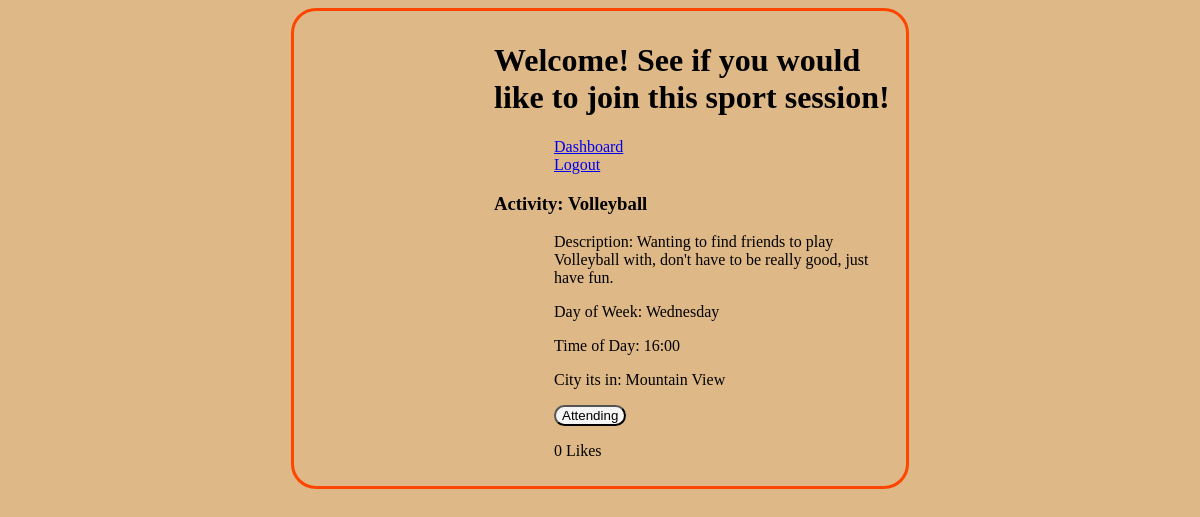
/sports/display/1 (signed in), run on an earlier commit of the app's database.
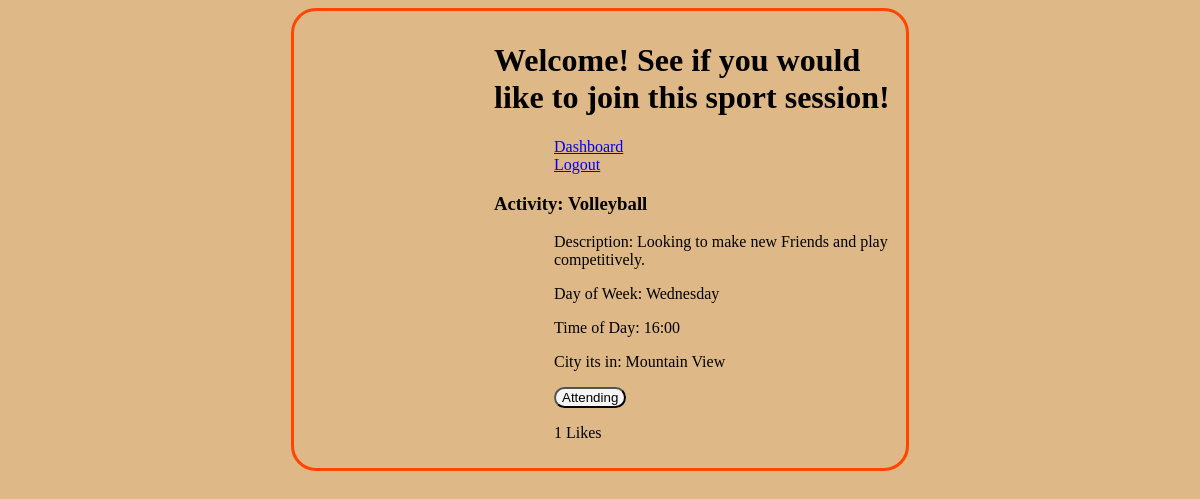
And on a later commit of the database.
### sportsPageApp/models.py (models this page shows)
class Sport(models.Model):
    sport_name = models.CharField(max_length=255)
    description = models.CharField(max_length=255)
    city = models.CharField(max_length=255)
    day_of_week = models.CharField(max_length=255)
    time = models.CharField(max_length=255)
    creator = models.ForeignKey(User, related_name="sports", on_delete=models.CASCADE)
    create_at = models.DateTimeField(auto_now_add = True)
    update_at = models.DateTimeField(auto_now = True)
    likes = models.ManyToManyField(User, related_name='sport_posts')
    objects = SportManager()
    def total_likes(self):
        return self.likes.count()

### sportsPageApp/views.py (the view)
# urls.py: path('sports/display/<int:sport_id>', views.display_sport),
def display_sport(request, sport_id):
    stuff = Sport.objects.get(id = sport_id)
    total_likes = stuff.total_likes()
    context = {
        "sport": Sport.objects.get(id = sport_id),
        "logged_in_user": User.objects.get(id = request.session['user_id']),
    }
    context["total_likes"] = total_likes
    return render(request, "display_sport.html", context)

### sportsPageApp/templates/display_sport.html (shortened to what this page needs)
<!DOCTYPE html>
{% load static %}
<html lang="en">
<head>
    <link rel="stylesheet" type="text/css" href="{% static 'css/sport_display_style.css' %}">
</head>
<body>
    <div id="container">
        <h1>Welcome! See if you would like to join this sport session!</h1>
        <a href="/dashboard">Dashboard</a>
        <a href="/logout">Logout</a>
        <h3>Activity: {{ sport.sport_name }}</h3>
        <p>Description: {{ sport.description }}</p>
        <p>Day of Week: {{ sport.day_of_week }}</p>
        <p>Time of Day: {{ sport.time }}</p>
        <p>City its in: {{ sport.city }}</p>
        <form action="/sport/like/{{ sport.id }}" method="POST">
            <button type="submit", name="sport_id", value="{{ sport.id }}">Attending</button>
        </form>
        <p>{{ total_likes }} Likes</p>
    </div>
</body>
</html>

What changed in the data, as far as the page shows it:
changed Sport "Volleyball": description "Wanting to find friends to play Volleyball with, don't have to be really good, just have fun." → "Looking to make new Friends and play competitively."
Also different on the page:
{{ total_likes }}: "0" → "1"
